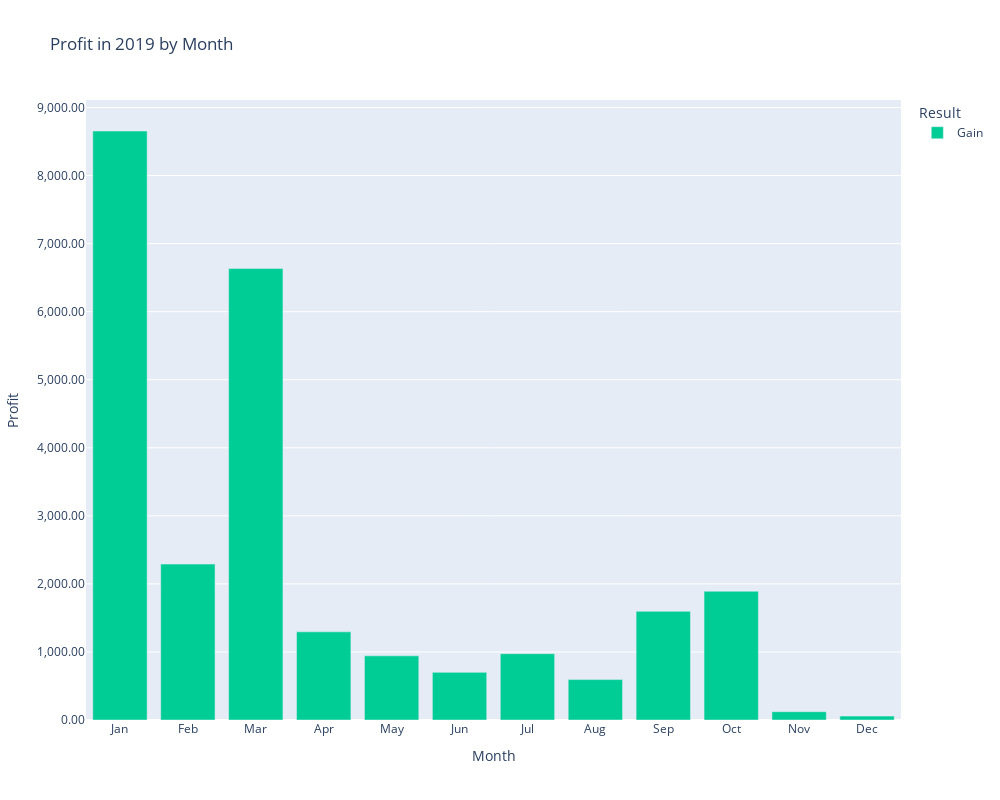

Here is the notebook cell this chart was saved with:
### Code cell
# Same with previous, for year 2019
fig_2019 = px.bar(year_month_summarise[year_month_summarise['Year'] == 2019], x = 'Month', y = 'Profit', color = 'Color',
                  title = 'Profit in 2019 by Month',
                  labels = dict( Month = 'Month', Profit = 'Profit', Color = 'Result'),
                  color_discrete_map = {
                      'Loss':'red',
                      'Profit':'green'},
                 width = 1000, height = 800)
fig_2019.update_layout(yaxis_tickformat = ',.2f')
fig_2019.update_layout(xaxis = dict(tickvals = [0,1,2,3,4,5,6,7,8,9,10,11],
                                     ticktext = ['Jan','Feb','Mar','Apr','May','Jun','Jul','Aug','Sep','Oct','Nov','Dec']))
fig_2019.show()

### Figure 1 — Plotly figure (JSON) as saved in the notebook; plotly's stock layout.template omitted (floating-point values rounded to 4 significant figures)
{"data": [{"alignmentgroup": "True", "hovertemplate": "Result=Gain<br>Month=%{x}<br>Profit=%{y}<extra></extra>", "legendgroup": "Gain", "marker": {"color": "#00cc96", "pattern": {"shape": ""}}, "name": "Gain", "offsetgroup": "Gain", "orientation": "v", "showlegend": true, "textposition": "auto", "type": "bar", "x": ["Jan", "Feb", "Mar", "Apr", "May", "Jun", "Jul", "Aug", "Sep", "Oct", "Nov", "Dec"], "xaxis": "x", "y": [8655, 2291, 6633, 1295, 943, 700, 975, 594, 1597, 1892, 122, 57], "yaxis": "y"}], "layout": {"barmode": "relative", "height": 800, "legend": {"title": {"text": "Result"}, "tracegroupgap": 0}, "title": {"text": "Profit in 2019 by Month"}, "width": 1000, "xaxis": {"anchor": "y", "autorange": true, "domain": [0, 1], "range": [-0.5, 11.5], "ticktext": ["Jan", "Feb", "Mar", "Apr", "May", "Jun", "Jul", "Aug", "Sep", "Oct", "Nov", "Dec"], "tickvals": [0, 1, 2, 3, 4, 5, 6, 7, 8, 9, 10, 11], "title": {"text": "Month"}, "type": "category"}, "yaxis": {"anchor": "x", "autorange": true, "domain": [0, 1], "range": [0, 9111.0], "tickformat": ",.2f", "title": {"text": "Profit"}, "type": "linear"}}}
